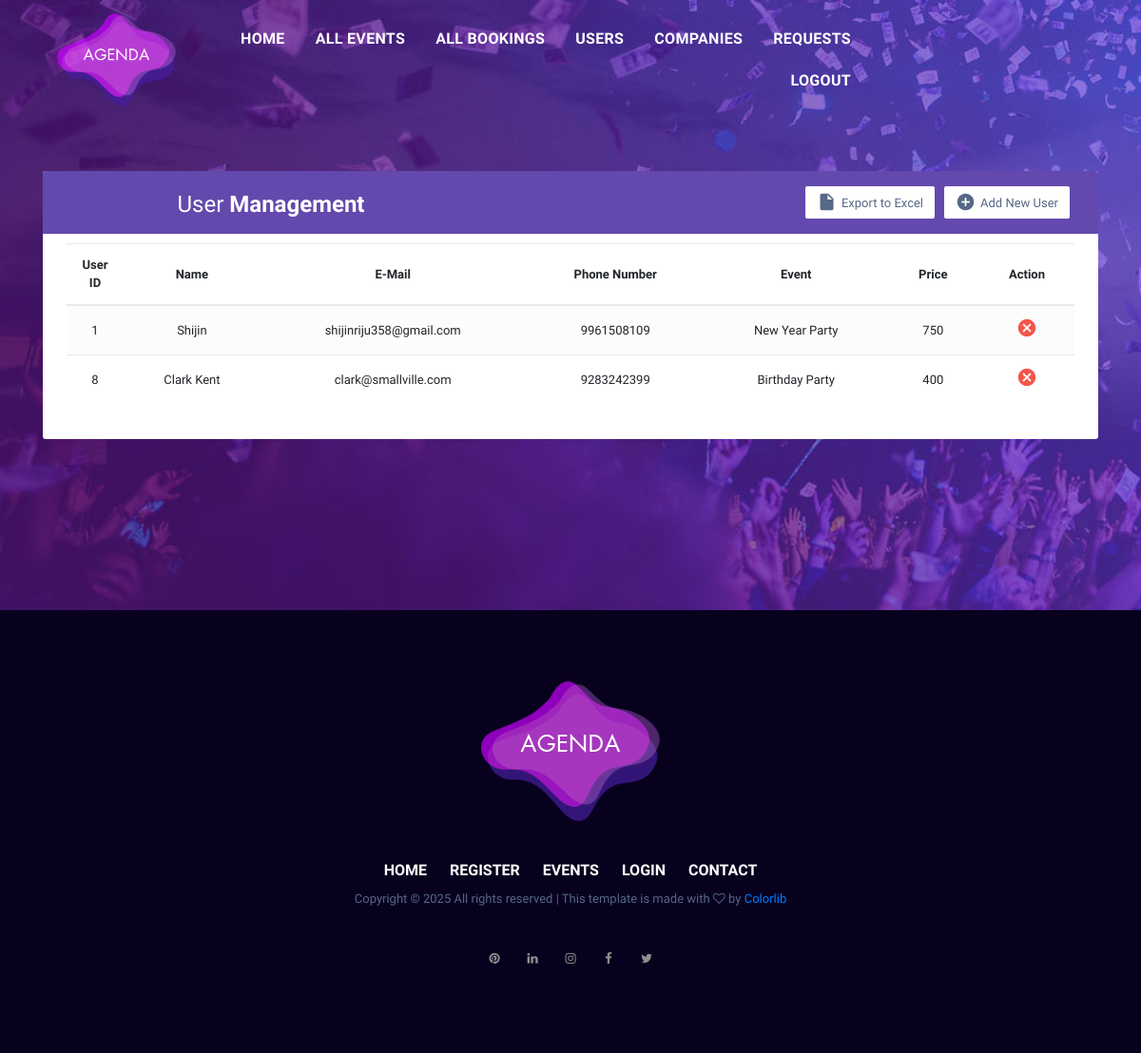
Screenshot of /adminBookingsView/ (signed in) with the database file from the repository.
### App/models.py (models this page shows, shortened)
class EventBook(models.Model):
    event_id = models.ForeignKey(AddEvents, on_delete = models.CASCADE)
    user_id = models.ForeignKey(UserRegister, on_delete = models.CASCADE)
    book_date = models.DateField(auto_now = True)
    company_id = models.ForeignKey(CompanyRegister,on_delete = models.CASCADE, null = True)
    status = models.CharField(max_length = 100, default = "BOOKED", null = True)
    persons = models.IntegerField(null = True)
    credit = models.IntegerField(null = True)
    total_amount = models.IntegerField(null = True)

class UserRegister(models.Model):
    name = models.CharField(max_length = 100)
    email = models.EmailField(max_length = 100)
    phone = models.IntegerField()
    country = models.CharField(max_length = 100)
    login_id = models.ForeignKey(CustomLogin,on_delete = models.CASCADE)

class AddEvents(models.Model):
    company = models.CharField(max_length = 100)
    email = models.EmailField(max_length = 100)
    phone = models.IntegerField()
    event = models.CharField(max_length = 100)
    date = models.DateField()
    country = models.CharField(max_length = 100)
    poster = models.ImageField(null=True)
    price = models.CharField(max_length = 100, null=True)
    company_id = models.ForeignKey(CompanyRegister,on_delete = models.CASCADE, null = True)

### App/views.py (the view)
# urls.py: path('adminBookingsView/',views.adminBookingsView),
def adminBookingsView(request):
    user = request.session['uid']
    data = EventBook.objects.all()
    return render(request, "adminBookingsView.html",{"data":data})

### templates/adminBookingsView.html (shortened to what this page needs)
{% extends 'adminBase.html' %}
{% block header %}
<div class="newsletter-subscribe">
    <div class="container-xl">
        <div class="table-responsive">
            <div class="table-wrapper">
                <div class="table-title">
                    <div class="row">
                        <div class="col-sm-5">
                            <h2>User <b>Management</b></h2>
                        </div>
                        <div class="col-sm-7">
                            <a href="#" class="btn btn-secondary"><i class="material-icons">&#xE147;</i> <span>Add New
                                    User</span></a>
                            <a href="/export-to-excel" class="btn btn-secondary"><i class="material-icons">&#xE24D;</i>
                                <span>Export to
                                    Excel</span></a>
                        </div>
                    </div>
                </div>
                <table class="table table-striped table-hover">
                    <thead>
                        <tr>
                            <th>User ID</th>
                            <th>Name</th>
                            <th>E-Mail</th>
                            <th>Phone Number</th>
                            <th>Event</th>
                            <th>Price</th>
                            <th>Action</th>
                        </tr>
                    </thead>
                    <tbody>
                        {% for i in data %}
                        <tr>
                            <td>{{i.user_id.id}}</td>
                            <td>{{i.user_id.name}}</td>
                            <td>{{i.user_id.email}}</td>
                            <td>{{i.user_id.phone}}</td>
                            <td>{{i.event_id.event}}</td>
                            <td>{{i.total_amount}}</td>
                            <td>
                                <a href="/adminBookDelete?id={{i.id}}" class="delete" title="Delete"
                                    data-toggle="tooltip"><i class="material-icons">&#xE5C9;</i></a>
                            </td>
                        </tr>
                        {% endfor %}
                    </tbody>
                </table>
            </div>
        </div>
    </div>
</div>
{% endblock %}

### static/style.css (style rules this page uses)
body { color: #2f2f2f; font-family: "Calibri"; }
a { color: royalblue; }
.btn { padding: 16px 46px; border: 2px solid #9a24c1; border-radius: 50px; font-size: 18px; font-weight: bold; line-height: 1; color: #232127; }
.newsletter-subscribe { padding: 150px 0; background: url("images/newsletter-bg.jpg") no-repeat; background-size: cover; text-align: center; }

### templates/adminBookingsView.html (style rules this page uses)
body { color: #566787; background: #f5f5f5; font-family: 'Varela Round', sans-serif; font-size: 13px; }
.table-responsive { margin: 30px 0; }
.table-wrapper { min-width: 1000px; background: #fff; padding: 20px 25px; border-radius: 3px; box-shadow: 0 1px 1px rgba(0, 0, 0, .05); }
.table-title { padding-bottom: 15px; background: #6349AD; color: #fff; padding: 16px 30px; margin: -20px -25px 10px; border-radius: 3px 3px 0 0; }
.table-title h2 { margin: 5px 0 0; font-size: 24px; }
.table-title .btn { color: #566787; float: right; font-size: 13px; background: #fff; border: none; min-width: 50px; border-radius: 2px; border: none; outline: none !important; margin-left: 10px; }
.table-title .btn i { float: left; font-size: 21px; margin-right: 5px; }
.table-title .btn span { float: left; margin-top: 2px; }
table.table tr th, table.table tr td { border-color: #e9e9e9; padding: 12px 15px; vertical-align: middle; }
table.table tr th:first-child { width: 60px; }
table.table tr th:last-child { width: 100px; }
table.table-striped tbody tr:nth-of-type(odd) { background-color: #fcfcfc; }
table.table td:last-child i { opacity: 0.9; font-size: 22px; margin: 0 5px; }
table.table td a { font-weight: bold; color: #566787; display: inline-block; text-decoration: none; }
table.table td a.delete { color: #F44336; }
table.table td i { font-size: 19px; }

### rows the page displays
EventBook: user_id.id "1", user_id.name "Shijin", user_id.email "shijinriju358@gmail.com", user_id.phone "9961508109", event_id.event "New Year Party", total_amount "750"
EventBook: user_id.id "8", user_id.name "Clark Kent", user_id.email "clark@smallville.com", user_id.phone "9283242399", event_id.event "Birthday Party", total_amount "400"
